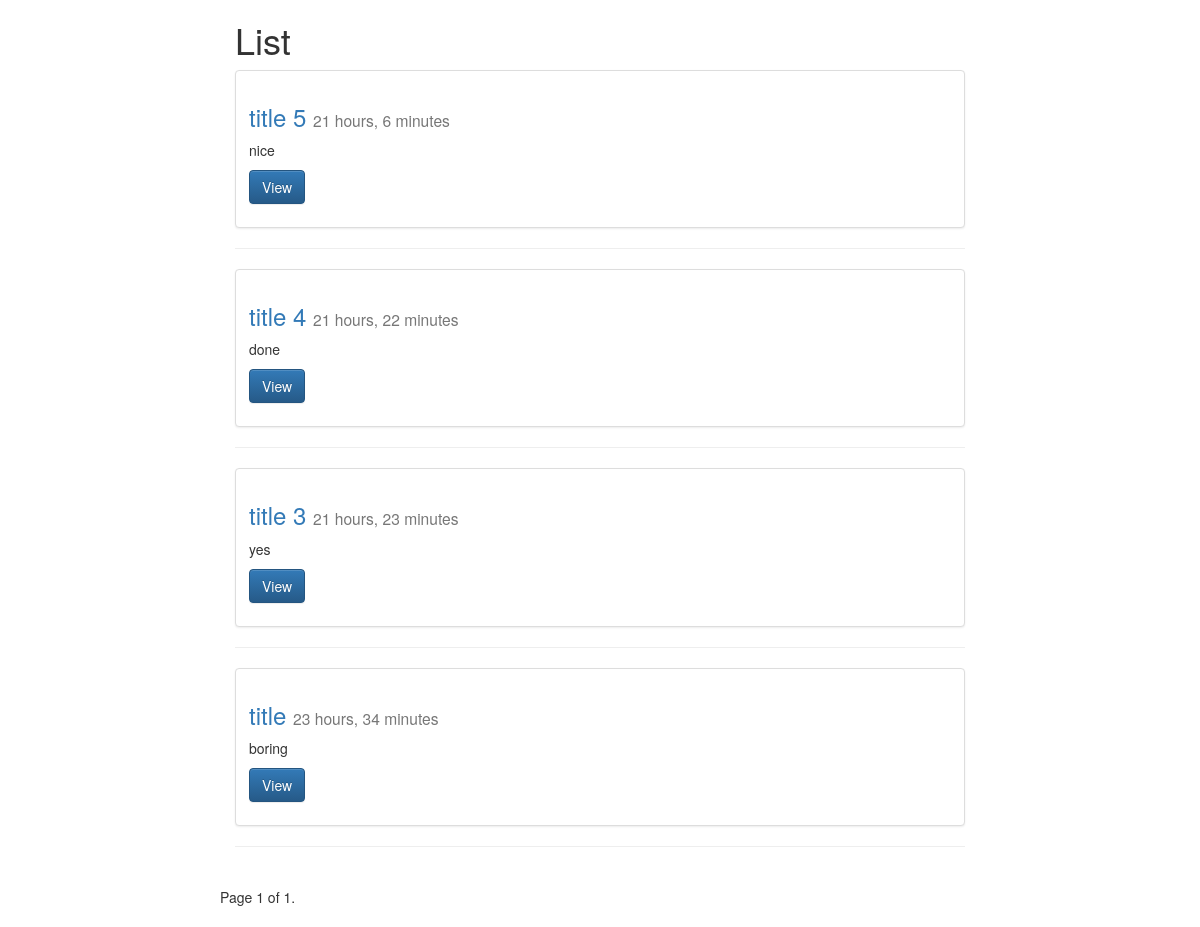
/posts/, run on an earlier commit of the app's database.
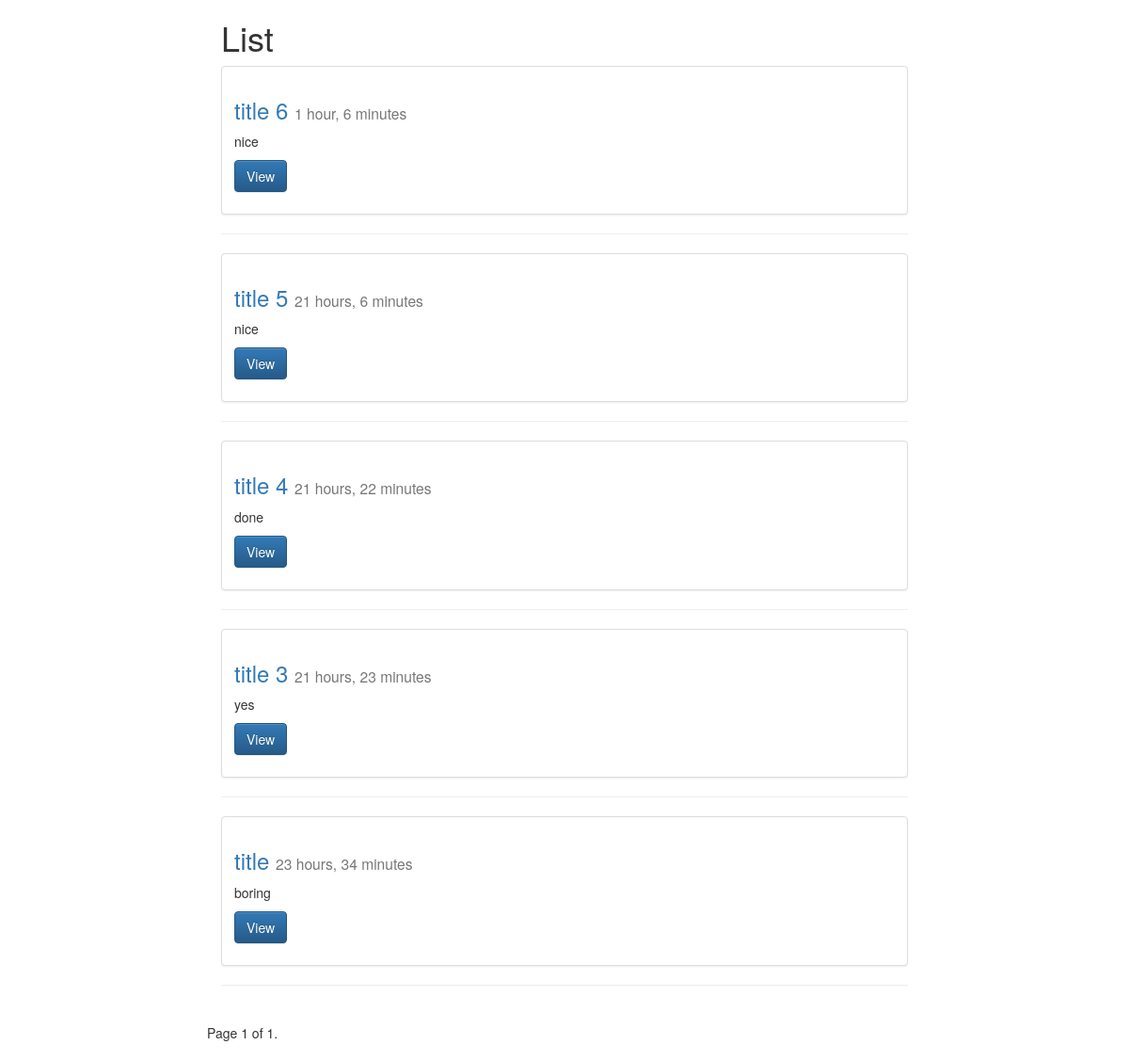
And on a later commit of the database.
### posts/models.py (models this page shows, shortened)
class Post(models.Model):
    title = models.CharField(max_length=120)
    content = models.TextField()
    updated = models.DateTimeField(auto_now=True, auto_now_add=False) # saved to database for the first time
    timestamp = models.DateTimeField(auto_now=False, auto_now_add=True)
    def get_absolute_url(self):
        return reverse("posts:detail", kwargs={"id": self.id})
    class Meta:
        ordering = ["-timestamp", "-updated"]

### posts/views.py (the view)
def post_list(request):
    queryset_list = Post.objects.all()
    paginator = Paginator(queryset_list, 10)
    page_request_var = "page"
    page = request.GET.get(page_request_var)
    try:
        queryset = paginator.page(page)
    except PageNotAnInteger:
        queryset = paginator.page(1)
    except EmptyPage:
        queryset = paginator.page(paginator.num_pages)
    context = {
        "object_list": queryset,
        "title": "List",
        "page_request_var": page_request_var
    }
    return render(request, "post_list.html", context)

### templates/post_list.html (shortened to what this page needs)
{% extends "base.html" %}
{% block content %}
    <div class="col-sm-8 col-sm-offset-2">
        <h1>{{ title }}</h1>
        <div class="row">
            {% for obj in object_list %}
                <div class="col-sm-12">
                    <div class="thumbnail">
                        <div class="caption">
                            <h3>
                                <a href="{{ obj.get_absolute_url }}">{{ obj.title }}</a> <small>{{ obj.timestamp|timesince }}</small>
                            </h3>
                            <p>{{ obj.content|linebreaks|truncatechars:120 }}</p>
                            <p><a href="{{ obj.get_absolute_url }}" class="btn btn-primary" role="button">View</a></p>
                        </div>
                    </div>
                <hr/>
                </div>
            {% endfor %}
            <div class="pagination">
                <span class="step-links">
                    <span class="current">
                        Page {{ object_list.number }} of {{ object_list.paginator.num_pages }}.
                    </span>
                </span>
            </div>
        </div>
    </div>
{% endblock content %}

What changed in the data, as far as the page shows it:
added Post: title "title 6", timestamp "1 hour, 6 minutes", content "nice"
